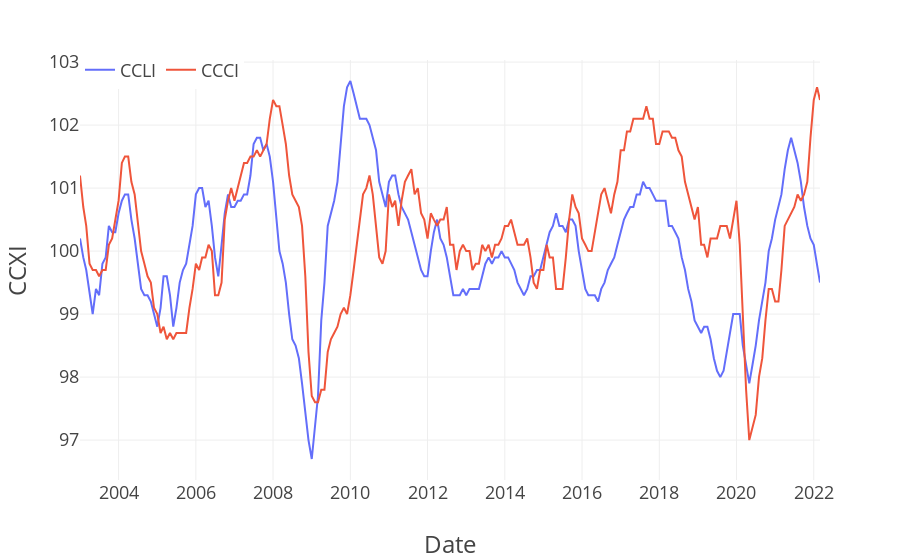

The notebook cell this image was saved under:
### Code cell
pio.templates.default = "plotly_white"

plot_template = dict(
    layout=go.Layout({
        "font_size": 18,
        "xaxis_title_font_size": 24,
        "yaxis_title_font_size": 24})
    )

fig = px.line(df1, labels=dict(
    Date="Date", value="CCXI"
    ))
fig.update_layout(
  template=plot_template, legend=dict(orientation='h', y=1.02, title_text="")
    )
fig.show()

### Figure 1 — Plotly figure (JSON) as saved in the notebook; plotly's stock layout.template omitted (floating-point values rounded to 4 significant figures; data arrays with more than 128 entries replaced by an {"elided": "..."} marker saying what was removed)
{"data": [{"hovertemplate": "variable=CCLI<br>Date=%{x}<br>CCXI=%{y}<extra></extra>", "legendgroup": "CCLI", "line": {"color": "#636efa", "dash": "solid"}, "marker": {"symbol": "circle"}, "mode": "lines", "name": "CCLI", "orientation": "v", "showlegend": true, "type": "scatter", "x": {"elided": "231 str values"}, "xaxis": "x", "y": {"elided": "231 float values"}, "yaxis": "y"}, {"hovertemplate": "variable=CCCI<br>Date=%{x}<br>CCXI=%{y}<extra></extra>", "legendgroup": "CCCI", "line": {"color": "#EF553B", "dash": "solid"}, "marker": {"symbol": "circle"}, "mode": "lines", "name": "CCCI", "orientation": "v", "showlegend": true, "type": "scatter", "x": {"elided": "231 str values"}, "xaxis": "x", "y": {"elided": "231 float values"}, "yaxis": "y"}], "layout": {"legend": {"orientation": "h", "title": {"text": ""}, "tracegroupgap": 0, "y": 1.02}, "margin": {"t": 60}, "xaxis": {"anchor": "y", "domain": [0, 1], "title": {"text": "Date"}}, "yaxis": {"anchor": "x", "domain": [0, 1], "title": {"text": "CCXI"}}}}
